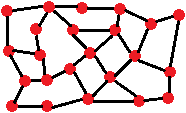
#> input picture goodGraphs/graph3.png, 186 x 113 px
$ python 'algo-every direction.py'
#> lines starting #> are read from the running program, lines starting #| are printed output that depends on the picture
### Edge.py
class Edge:
    def __init__(self, color) -> None:
        self.pixel_coordinates = set()
        self.color = color
        self.Verticies = set()
        self.full = False

    # [5 lines left out: function compare, not called in this run]

    def add(self,x,y):
        self.pixel_coordinates.add((x,y))

    def remove(self,x,y):
        self.pixel_coordinates.remove((x,y))

    def get_size(self):
        return len(self.pixel_coordinates)

    def addVertex(self, vertex):
        self.Verticies.add(vertex)

        if len(self.Verticies) == 2:
            self.full = True

### Vertex.py
class Vertex:
    def __init__(self, color) -> None:
        self.pixel_coordinates = set()
        self.color = color

    # [5 lines left out: function compare, not called in this run]

    def add(self,x,y):
        self.pixel_coordinates.add((x,y))

    def remove(self,x,y):
        self.pixel_coordinates.remove((x,y))

    def get_size(self):
        return len(self.pixel_coordinates)

    def __str__(self):
        return f"Vertex" + self.index

### algo-every direction.py
import glob
from PIL import Image, ImageDraw
import numpy as np
import Vertex, Edge
import os

image_path = "goodGraphs/graph3.png"

folder_path ="iteration images/"
#colors in the image graph1
color_white = (255, 255, 255)
color_black = (0, 0, 0)
color_red = (237, 28, 36)
color_green = (34, 177, 76)

#load in graph image
im = Image.open(image_path)
#> im is the input picture: PIL image 186x113 RGB; mean R, G, B 223.4, 199.7, 200.6
im = im.convert('RGB')

#create list to store objects in
id = [[0 for i in range(im.size[0]) ] for i in range(im.size[1])]

#lists to store Vertices and Edges in
Vertices = []
Edges = []


#colors = {0}

range_i = range(1,im.size[0] - 1)
range_j = range(1,im.size[1] - 1)

def flip_i(flip_i_index):
    global range_i
    range_i = range(1,im.size[0] - 1)
    if flip_i_index:
        range_i = range(im.size[0] - 1, 0, -1)

def flip_j(flip_j_index):
    global range_j
    range_j = range(1,im.size[1] - 1)
    if flip_j_index:
        range_j = range(im.size[1] - 1, 0, -1)

def make_gif(frame_folder):
    frames = [Image.open(image) for image in glob.glob(f"{frame_folder}/*.png")]
    frame_one = frames[0]
    frame_one.save("iterations.gif", format="GIF", append_images=frames,
               save_all=True, duration=300, loop=0)

#Identify the pixel
iterations = 0
pixel_changed = 0

while (iterations == 0 or pixel_changed > 0) and iterations <= 20:
    pixel_changed = 0

    for j in range_j:
        for i in range_i:
            pixel = im.getpixel((i,j))

            if not(pixel == color_white):

                flag = False

                #define in what order the neighbors should be checked
                if iterations%4==1:
                    neighbors = [[j - 1,i + 1],[j - 1,i],[j - 1,i - 1],[j,i + 1],[j,i - 1],[j + 1,i + 1],[j + 1,i],[j + 1,i - 1]]

                elif iterations%4==2:
                    neighbors = [[j + 1,i + 1],[j + 1,i],[j + 1,i - 1],[j,i + 1],[j,i - 1],[j - 1,i + 1],[j - 1,i],[j - 1,i - 1]]

                elif iterations%4==3:
                    neighbors = [[j + 1,i - 1],[j + 1,i],[j + 1,i + 1],[j,i - 1],[j,i + 1],[j - 1,i - 1],[j - 1,i],[j - 1,i + 1]]

                else:
                    neighbors = [[j - 1,i - 1],[j - 1,i],[j - 1,i + 1],[j,i - 1],[j,i + 1],[j + 1,i - 1],[j + 1,i],[j + 1,i + 1]]

                #center pixel tries to copy the object of the neighboor pixel
                for x,y in neighbors:
                    if (id[j][i] == 0 or iterations>0) and not(flag):
                        if (pixel == im.getpixel((y, x))) and not(id[x][y]==0):
                            if  not(id[j][i]==0):
                                id[j][i].remove(i,j)
                            if not(id[x][y]==id[j][i]):
                                pixel_changed += 1
                            id[j][i] = id[x][y]
                            flag = True

                #If the pixel has found no neighboor whose object it can copy it will create its own object.
                if id[j][i] == 0 and not(flag):
                    if pixel == color_black:

                        id[j][i] = Edge.Edge(tuple(np.random.choice(range(256), size=3)))
                        Edges.append(id[j][i])
                        pixel_changed += 1
                    else:

                        id[j][i] = Vertex.Vertex(tuple(np.random.choice(range(256), size=3)))
                        Vertices.append(id[j][i])
                        pixel_changed += 1

                #add the pixels coordinates to the Edge/Vertex object
                id[j][i].add(i,j)

                #Give neighbors the center pixels object
                """if n==0:
                    for x,y in neighbors:
                        if pixel == im.getpixel((y, x)):
                            if not(id[x][y]==0):
                                id[x][y].remove(y, x)
                            id[x][y] = id[j][i]
                            id[x][y].add(y, x)"""

    #change the direction with which we iterate through the pixels
    if iterations%4==1:
        flip_j(True)

    elif iterations%4==2:
        flip_i(False)

    elif iterations%4==3:
        flip_j(False)

    else:
        flip_i(True)

    iteration = str(iterations)
    if not(pixel_changed==0):

        #draw image
        image = Image.new("RGB", im.size, (255, 255, 255))

        for vertex in Vertices:
            pixels = vertex.pixel_coordinates
            for pixel in pixels:
                image.putpixel(pixel, vertex.color)

        for edge in Edges:
            pixels = edge.pixel_coordinates
            for pixel in pixels:
                image.putpixel(pixel, edge.color)

        image.save(folder_path + iteration + ".png")
    print("Iteration:" + iteration)
    iterations +=1
    print("pixel changed:" + str(pixel_changed) + "\n")
#> this loop made 6 passes
#> pass 1, `image.save(folder_path + iteration + ".png")`:
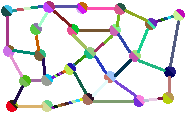
#> saved as 0.png: PIL image 186x113 RGB; mean R, G, B 225.3, 224.4, 225
#> pass 2, `image.save(folder_path + iteration + ".png")`:
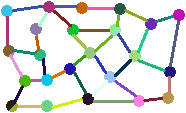
#> saved as 1.png: PIL image 186x113 RGB; mean R, G, B 222, 224.9, 223.7
#> after the loop, Edges = 61 items; Vertices = 50 items; id = 113 items; iterations = 6


#make Edge and Vertex lists
polished_Edges = []
polished_Vertices = []
for edge in Edges:
       if not(edge.get_size() == 0):
              polished_Edges.append(edge)
#> this loop made 61 passes
#> after the loop, polished_Edges = 34 items

for vertex in Vertices:
       if not(vertex.get_size() == 0):
              polished_Vertices.append(vertex)
#> this loop made 50 passes
#> after the loop, polished_Vertices = 23 items

#print(len(polished_Edges))
#print(len(polished_Vertices))

make_gif("iteration images")
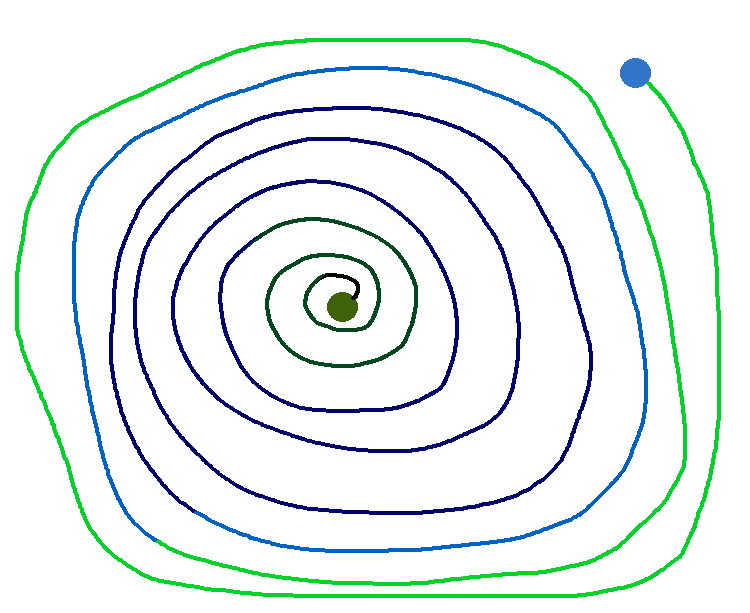
#> input picture iteration images/10.png, 750 x 613 px
#> in make_gif, `frames = [Image.open(image) for image in glob.glob(f"{frame_folder}/*...`: frames = 3 items

neighbors = [[j - 1,i - 1],[j - 1,i],[j - 1,i + 1],[j,i - 1],[j,i + 1],[j + 1,i - 1],[j + 1,i],[j + 1,i + 1]]
#> neighbors = [[110, 0], [110, 1], [110, 2], [111, 0], [111, 2], [112, 0], [112, 1], [112, 2]]

for edge in polished_Edges:
    for pixel in edge.pixel_coordinates:
        #print(pixel)
        if not(edge.full):
            i,j = pixel
            neighbors = [[j - 1,i - 1],[j - 1,i],[j - 1,i + 1],[j,i - 1],[j,i + 1],[j + 1,i - 1],[j + 1,i],[j + 1,i + 1]]
            for y,x in neighbors:
                if type(id[y][x])==Vertex.Vertex:
                    edge.addVertex(id[y][x])
#> this loop made 34 passes

G =[]
for edge in polished_Edges:
    G.append(edge.Verticies)
#> after the loop, G = 34 items

def render_digraph(G):
    def g():
        for p, c in G:
            yield  '"{}" -> "{}"'.format(p, c)

    lines = "\n".join(g())

    def f():
        for p, c in G:
            yield  '"{}" -> "{}"'.format(c, p)

    lines = lines + "\n".join(f())
    return """
     {{
    {}
    }}
    """.format(lines)

with open("graph.dot", "w") as fo:
#> (the run stopped early here; a loop or call above may not have finished)
